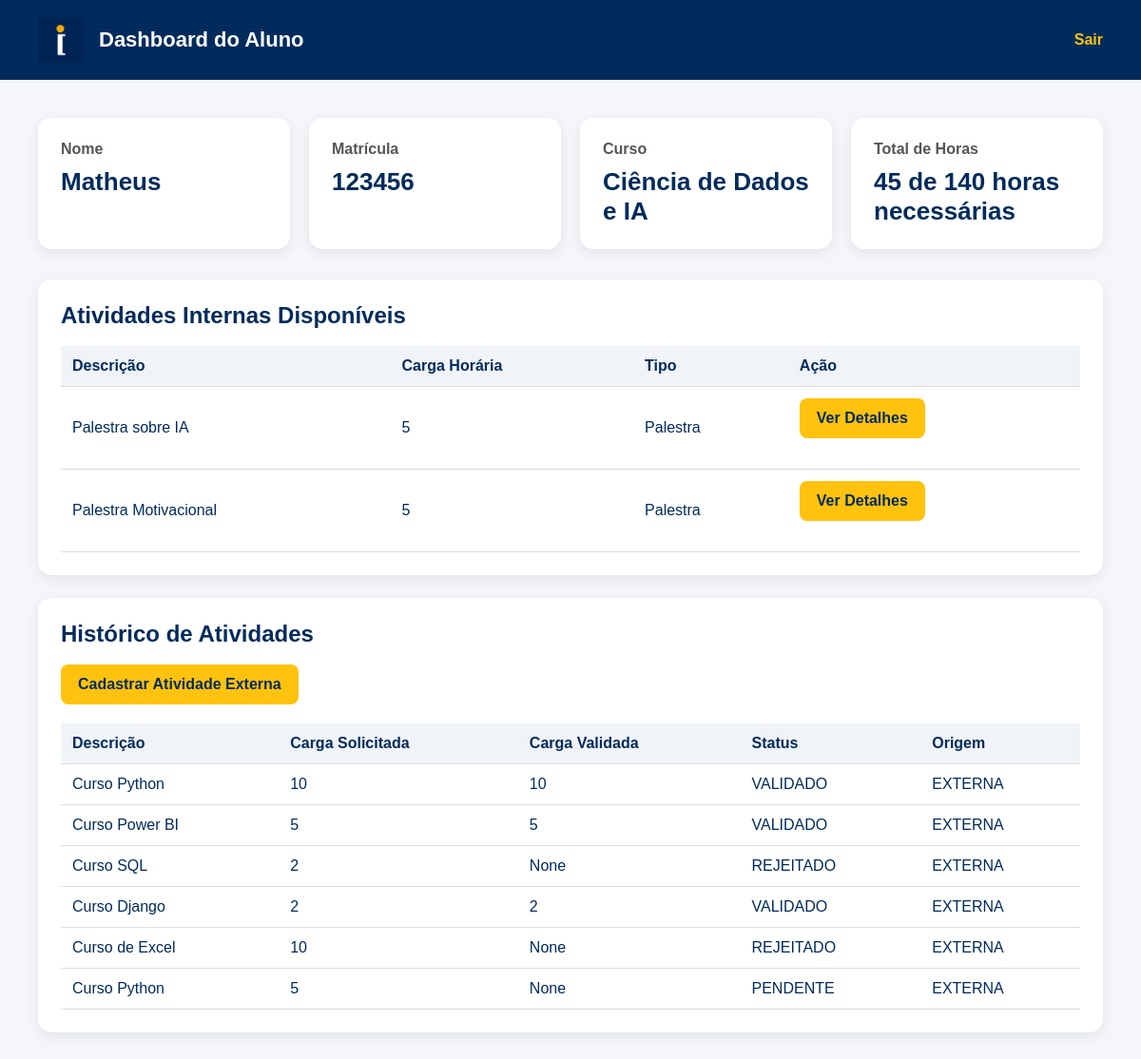
The app's page /dashboard/aluno/ (signed in) with its own data.
### core/models.py (models this page shows, shortened)
class Aluno(models.Model):
    usuario = models.OneToOneField(
        Usuario,
        on_delete=models.CASCADE
    )
    matricula = models.CharField(max_length=20)
    curso = models.CharField(max_length=100)
    semestre_ingresso = models.IntegerField()
    total_horas_integralizadas = models.IntegerField(default=0)

class Usuario(AbstractUser):
    class Perfil(models.TextChoices):
        ALUNO = 'ALUNO', 'Aluno'
        COORDENADOR = 'COORDENADOR', 'Coordenador'
        ORG = 'ORG', 'Organização Acadêmica'
    perfil = models.CharField(
        max_length=20,
        choices=Perfil.choices
    )

class AtividadeComplementar(models.Model):
    class Status(models.TextChoices):
        PENDENTE = 'PENDENTE', 'Pendente'
        ABERTA = 'ABERTA', 'Aberta'
        VALIDADO = 'VALIDADO', 'Validado'
        REJEITADO = 'REJEITADO', 'Rejeitado'
    class Origem(models.TextChoices):
        INTERNA = 'INTERNA', 'Interna'
        EXTERNA = 'EXTERNA', 'Externa'
    descricao = models.TextField()
    carga_horaria_solicitada = models.IntegerField()
    carga_horaria_validada = models.IntegerField(
        null=True,
        blank=True
    )
    status = models.CharField(
        max_length=20,
        choices=Status.choices,
        default=Status.PENDENTE
    )
    tipo_origem = models.CharField(
        max_length=20,
        choices=Origem.choices
    )
    data_hora_evento = models.DateTimeField(
        null=True,
        blank=True
    )
    palestrante = models.CharField(
        max_length=100,
        null=True,
        blank=True
    )
    local = models.CharField(
        max_length=200,
        null=True,
        blank=True
    )
    caminho_comprovante = models.FileField(
        upload_to='comprovantes/',
        null=True,
        blank=True
    )
    aluno = models.ForeignKey(
        Aluno,
        on_delete=models.CASCADE,
        related_name='atividades',
        null=True,
        blank=True
    )
    alunos_participantes = models.ManyToManyField(
        Aluno,
        related_name='atividades_internas',
        blank=True
    )
    coordenador = models.ForeignKey(
        Coordenador,
        on_delete=models.SET_NULL,
        null=True,
        blank=True
    )
    organizacao = models.ForeignKey(
        OrgAcademica,
        on_delete=models.SET_NULL,
        null=True,
        blank=True
    )
    tipo_atividade = models.ForeignKey(
        TipoAtividade,
        on_delete=models.CASCADE
    )

class TipoAtividade(models.Model):
    nome = models.CharField(max_length=100)
    limite_horas_total = models.IntegerField()
    limite_horas_por_evento = models.IntegerField()
    eixo_tematico = models.ForeignKey(
        EixoTematico,
        on_delete=models.CASCADE,
        related_name='tipos_atividade'
    )

### core/views.py (the view)
@login_required
def dashboard_aluno(request):
    aluno = Aluno.objects.get(usuario=request.user)
    atividades = AtividadeComplementar.objects.filter(
        Q(aluno=aluno) | Q(alunos_participantes=aluno)
    ).distinct()
    atividades_internas_abertas = AtividadeComplementar.objects.filter(
        tipo_origem=AtividadeComplementar.Origem.INTERNA,
        status=AtividadeComplementar.Status.ABERTA
    ).exclude(
        alunos_participantes=aluno
    )
    HORAS_NECESSARIAS = 140
    return render(
        request,
        'dashboard_aluno.html',
        {
            'aluno': aluno,
            'atividades': atividades,
            'atividades_internas_abertas': atividades_internas_abertas,
            'horas_necessarias': HORAS_NECESSARIAS
        }
    )

### core/templates/dashboard_aluno.html (shortened to what this page needs)
{% load static %}
<!DOCTYPE html>
<html lang="pt-br">
<head>
    <link rel="stylesheet" href="{% static 'css/dashboard.css' %}">
</head>
<body>
<header class="header">
    <div class="header-left">
        <img src="{% static 'img/logo_ibmec.png' %}" alt="IBMEC">
        <h1>Dashboard do Aluno</h1>
    </div>
    <a href="{% url 'logout' %}" class="logout">Sair</a>
</header>
<main class="container">
    <div class="cards">
        <div class="card">
            <h2>Nome</h2>
            <p>{{ aluno.usuario.username }}</p>
        </div>
        <div class="card">
            <h2>Matrícula</h2>
            <p>{{ aluno.matricula }}</p>
        </div>
        <div class="card">
            <h2>Curso</h2>
            <p>{{ aluno.curso }}</p>
        </div>
        <div class="card">
            <h2>Total de Horas</h2>
            <p>
                {{ aluno.total_horas_integralizadas }} de {{ horas_necessarias }} horas necessárias
            </p>
        </div>
    </div>
    <div class="section">
        <h2>Atividades Internas Disponíveis</h2>
        <table>
            <thead>
                <tr>
                    <th>Descrição</th>
                    <th>Carga Horária</th>
                    <th>Tipo</th>
                    <th>Ação</th>
                </tr>
            </thead>
            <tbody>
                {% for atividade in atividades_internas_abertas %}
                    <tr>
                        <td>{{ atividade.descricao }}</td>
                        <td>{{ atividade.carga_horaria_solicitada }}</td>
                        <td>{{ atividade.tipo_atividade.nome }}</td>
                        <td>
                            <a
                                href="{% url 'detalhes_atividade_interna' atividade.id %}"
                                class="btn"
                            >
                                Ver Detalhes
                            </a>
                        </td>
                    </tr>
                {% empty %}
                    <tr>
                        <td colspan="4">
                            Nenhuma atividade interna disponível.
                        </td>
                    </tr>
                {% endfor %}
            </tbody>
        </table>
    </div>
    <div class="section">
        <h2>Histórico de Atividades</h2>
        <a href="{% url 'cadastrar_atividade_externa' %}" class="btn">Cadastrar Atividade Externa</a>
        <table>
            <thead>
                <tr>
                    <th>Descrição</th>
                    <th>Carga Solicitada</th>
                    <th>Carga Validada</th>
                    <th>Status</th>
                    <th>Origem</th>
                </tr>
            </thead>
            <tbody>
                {% for atividade in atividades %}
                    <tr>
                        <td>{{ atividade.descricao }}</td>
                        <td>{{ atividade.carga_horaria_solicitada }}</td>
                        <td>{{ atividade.carga_horaria_validada }}</td>
                        <td>{{ atividade.status }}</td>
                        <td>{{ atividade.tipo_origem }}</td>
                    </tr>
                {% empty %}
                    <tr>
                        <td colspan="5">Nenhuma atividade cadastrada.</td>
                    </tr>
                {% endfor %}
            </tbody>
        </table>
    </div>
</main>
</body>
</html>

### core/static/css/dashboard.css (style rules this page uses)
* { margin: 0; padding: 0; box-sizing: border-box; }
body { font-family: Arial, Helvetica, sans-serif; background-color: #f4f6f9; color: #002b5c; }
.header { background-color: #002b5c; color: white; padding: 18px 40px; display: flex; justify-content: space-between; align-items: center; }
.header-left { display: flex; align-items: center; gap: 16px; }
.header img { width: 48px; }
.header h1 { font-size: 22px; }
.logout { color: #ffc20e; text-decoration: none; font-weight: bold; }
.container { padding: 40px; }
.cards { display: grid; grid-template-columns: repeat(auto-fit, minmax(220px, 1fr)); gap: 20px; margin-bottom: 32px; }
.card { background-color: white; padding: 24px; border-radius: 14px; box-shadow: 0 4px 14px rgba(0, 0, 0, 0.08); }
.card h2 { font-size: 16px; color: #555; margin-bottom: 10px; }
.card p { font-size: 26px; font-weight: bold; color: #002b5c; }
.section { background-color: white; padding: 24px; border-radius: 14px; box-shadow: 0 4px 14px rgba(0, 0, 0, 0.08); margin-bottom: 24px; }
.section h2 { margin-bottom: 18px; }
.btn { display: inline-block; background-color: #ffc20e; color: #002b5c; padding: 12px 18px; border-radius: 8px; text-decoration: none; font-weight: bold; margin-bottom: 20px; }
table { width: 100%; border-collapse: collapse; }
th, td { padding: 12px; border-bottom: 1px solid #ddd; text-align: left; }
th { background-color: #f0f3f7; }

### records on screen
Aluno: usuario.username "Matheus", matricula "123456", curso "Ciência de Dados e IA", total_horas_integralizadas "45"
AtividadeComplementar: descricao "Palestra sobre IA", carga_horaria_solicitada "5", tipo_atividade.nome "Palestra"
AtividadeComplementar: descricao "Palestra Motivacional", carga_horaria_solicitada "5", tipo_atividade.nome "Palestra"
AtividadeComplementar: descricao "Curso Python", carga_horaria_solicitada "10", carga_horaria_validada "10", status "VALIDADO", tipo_origem "EXTERNA"
AtividadeComplementar: descricao "Curso Power BI", carga_horaria_solicitada "5", carga_horaria_validada "5", status "VALIDADO", tipo_origem "EXTERNA"
AtividadeComplementar: descricao "Curso SQL", carga_horaria_solicitada "2", carga_horaria_validada "None", status "REJEITADO", tipo_origem "EXTERNA"
AtividadeComplementar: descricao "Curso Django", carga_horaria_solicitada "2", carga_horaria_validada "2", status "VALIDADO", tipo_origem "EXTERNA"
AtividadeComplementar: descricao "Curso de Excel", carga_horaria_solicitada "10", carga_horaria_validada "None", status "REJEITADO", tipo_origem "EXTERNA"
AtividadeComplementar: descricao "Curso Python", carga_horaria_solicitada "5", carga_horaria_validada "None", status "PENDENTE", tipo_origem "EXTERNA"

### other values on screen
{{ horas_necessarias }} "140"
